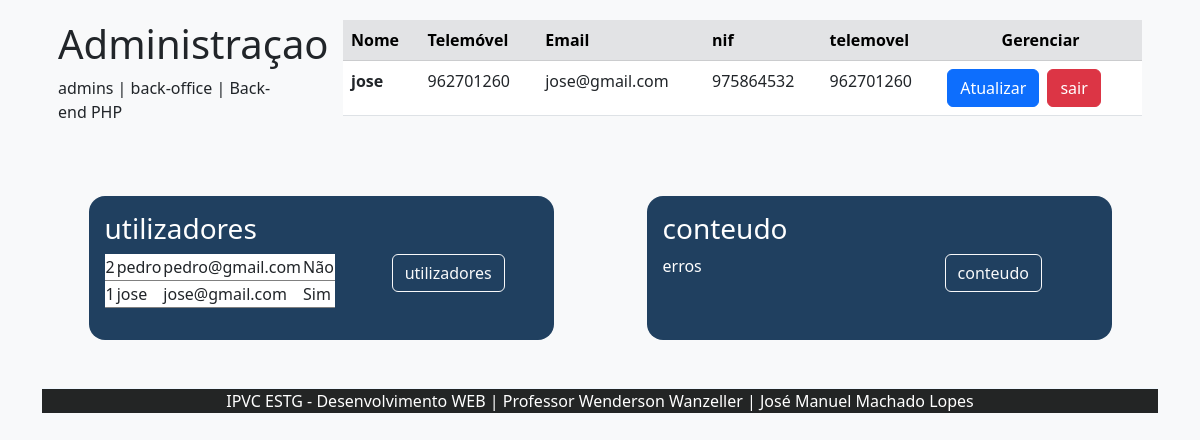
The app's page /pages/admin/administraçao/administraçao.php (signed in) with its own data.
### tables this page shows
CREATE TABLE utilizadores(
        id INTEGER PRIMARY KEY,
        nome CHAR,  
        nif CHAR,  
        email CHAR NOT NULL, 
        telemovel   INTEGER,
        foto CHAR NULL, 
        administrador CHAR, 
        dono CHAR,
        pass_word CHAR NOT NULL
    );

### src/utils/auxiliadores.php (called while the page is built, shortened)
<?php
    include_once __DIR__.'/../../database/connections/repositorio.php';
function autenticado(){
    return isset($_SESSION['id']) ? true : false;
}
function utilizador(){
    if(autenticado()){
        return utilizador_data($_SESSION['id']);
    }else{
        return false;
    }
}

### database/connections/repositorio.php (called while the page is built, shortened)
<?php
    function utilizador_data($id){
        $get = $GLOBALS['pdo']->prepare('SELECT*FROM utilizadores WHERE id = ?;');
        $get->bindValue(1, $id, PDO::PARAM_INT);
        $get->execute();
        return $get->fetch();
    }
    function ultimos(){
        $get = $GLOBALS['pdo']->query('SELECT id, nome, email, administrador FROM utilizadores ORDER BY id DESC LIMIT 4;');
        $utilizadores = [];
        while($lista  = $get->fetch()){
            $utilizadores[] = $lista;
        }
        return $utilizadores;
    }

### pages/admin/administraçao/administraçao.php (the view, shortened to what this page needs)
<?php
require_once __DIR__ .'/../../../database/connections/repositorio.php';
$ultimos = ultimos();
require_once __DIR__ . '/../../../pages/admin/templates/header.php';
?>
<link href="https://cdn.jsdelivr.net/npm/bootstrap@5.3.0-alpha3/dist/css/bootstrap.min.css" rel="stylesheet">
<main class="container">
    <div class="bg-light">
        <div class="row lign-items-center justify-content-center">
            <div class="col-5 rounded-4 p-3 text-white" style="background-color:#204060;">
                <h3>utilizadores</h3>
                <div class="row">
                    <div class="col lign-items-center justify-content-center    ">
                        <div class="table table text-white">
                            <table>
                                <?php foreach($ultimos as $ultimos){ ?>
                                <tr>
                                    <td><?= $ultimos['id'] ?></td>
                                    <td><?= $ultimos['nome'] ?></td>
                                    <td><?= $ultimos['email'] ?></td>
                                    <td><?= $ultimos['administrador'] == '1' ? 'Sim' : 'Não' ?></td>
                                </tr>
                                <?php } ?>
                            </table>
                        </div>
                    </div>
                    <div class="col lign-items-center justify-content-center text-center">
                        <a class="btn btn-outline-light" href="../admin_utilizadores/admin_utilizadores.php">utilizadores</a>
                    </div>
                </div>
            </div>
            <div class="col-1"></div>
            <div class="col-5 rounded-4 p-3 text-white" style="background-color:#204060;">
                <h3>conteudo</h3>
                <div class="row">
                    <div class="col lign-items-center justify-content-center    ">
                        <div class="table table text-white">
                            <p>erros</p>
                        </div>
                    </div>
                    <div class="col lign-items-center justify-content-center text-center">
                        <a class="btn btn-outline-light" href="../admin_conteudo/admin_conteudo.php">conteudo</a>
                    </div>
                </div>
            </div>
        </div>
    </div>
</main>
<?php
require_once __DIR__ . '/../../../pages/admin/templates/rodape.php';
?>

### pages/admin/templates/header.php (shortened to what this page needs)
<?php
        include_once __DIR__ . '/../../../src/utils/auxiliadores.php';
        $admin = utilizador()
?>
<!DOCTYPE html>
<html lang="en">
<head>
</head>
<body class="container bg-light">
  <div class="row">
    <div class="pt-1 col-3">
      <div class="p-3 mb-1 ">
        <h1>Administraçao</h1>
        <p>admins | back-office | Back-end PHP</p>
      </div>
    </div>
    <section class="pt-1 col-9">
    <div class="table-responsive p-3 mb-5 ">
      <table class="table">
        <thead class="table-secondary">
          <tr>
            <th scope="col">Nome</th>
            <th scope="col">Telemóvel</th>
            <th scope="col">Email</th>
            <th scope="col">nif</th>
            <th scope="col">telemovel</th>
            <th scope="col" class="text-center">Gerenciar</th>
          </tr>
        </thead>
        <tbody>
            <tr>
              <th scope="row"><?= $admin['nome'] ?></th>
              <td><?= $admin['telemovel'] ?></td>
              <td><?= $admin['email'] ?></td>
              <td><?= $admin['nif'] ?></td>
              <td><?= $admin['telemovel'] ?></td>
              <td>
                <div class="d-flex justify-content">
                  <a href="/src/controller/admin/contr_utilizador.php? <?= 'utilizador=atualizar&id=' . $admin['id'] ?>"><button type="button" class="btn btn-primary me-2">Atualizar</button></a>
                  <a href="/index.php" class="btn btn-danger ">sair</a>
                </div>
              </td>
            </tr>
        </tbody>
      </table>
    </div>
  </section>
  </div>

### records on screen
utilizadores: nome "jose", telemovel "962701260", email "jose@gmail.com", nif "975864532", id "1", administrador "Sim"
utilizadores: id "2", nome "pedro", email "pedro@gmail.com", administrador "Não"
